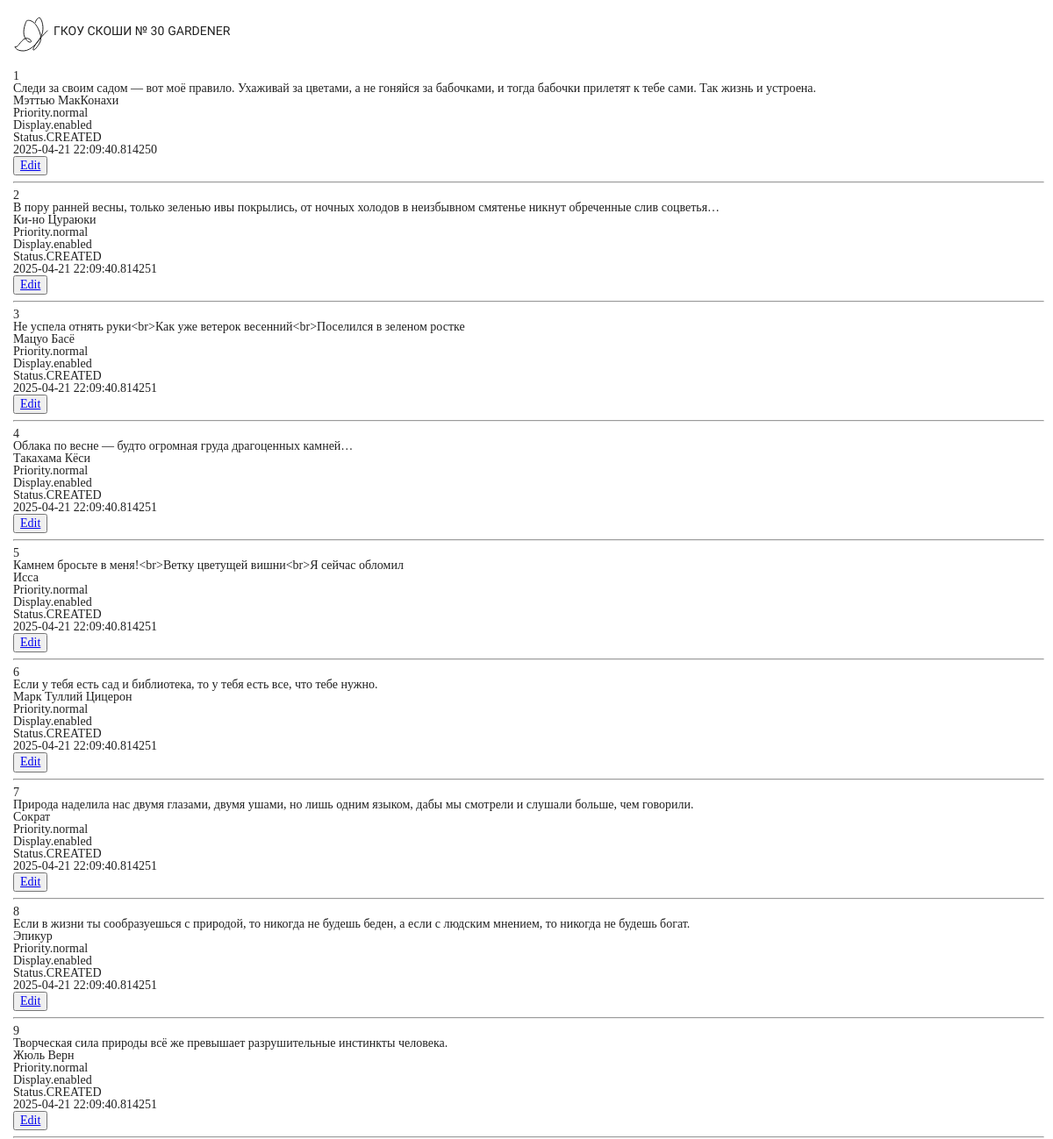
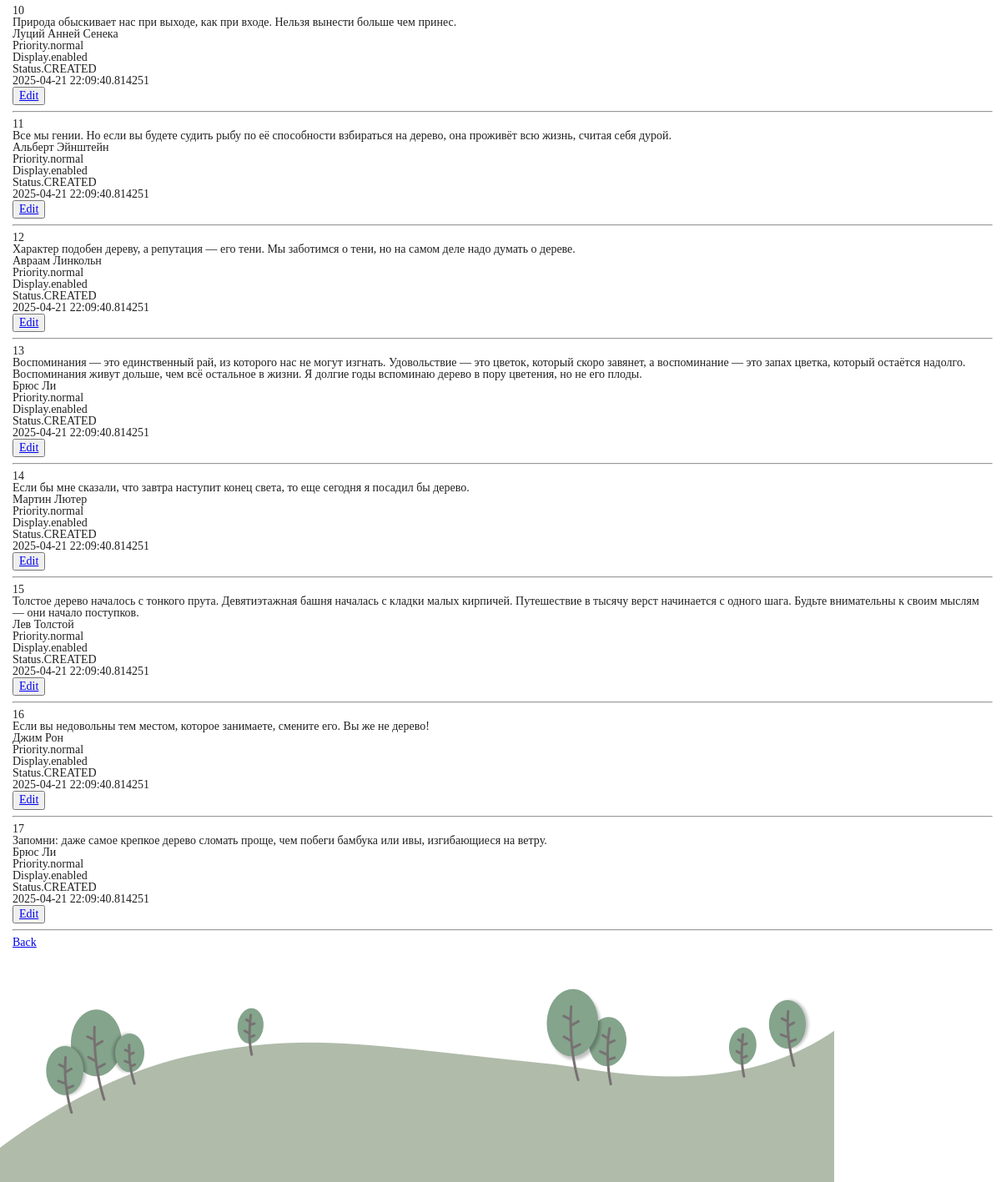
The page /admin/messages/ on the database its author committed (2 pictures, top to bottom).
### garden/models.py (models this page shows, shortened)
class Message(db.Model):
    __tablename__ = 'messages'
    id = db.Column(db.Integer, primary_key=True)
    text = db.Column(db.Text, unique=True, nullable=False)
    author = db.Column(db.String(100), nullable=False)
    priority = db.Column(db.Enum(Priority), nullable=False, default=Priority.low)
    display = db.Column(db.Enum(Display), nullable=False, default=Display.disabled)
    status = db.Column(db.Enum(Status), nullable=False, default=Status.CREATED)
    timestamp = db.Column(db.DateTime, default=datetime.now)

### garden/routes.py (the view)
@app.route('/admin/messages/')
def show_all_messages():
    messages = services.get_all_messages()
    return render_template('admin/messages.html', messages=messages, settings=settings)

### garden/services.py (called while the page is built)
def get_all_messages():
    return Message.query.all()

### garden/templates/admin/messages.html
{% extends 'admin_base.html' %}
{% block main %}
  {% for message in messages %}
    <p>{{ message.id }}</p>
    <p>{{ message.text }}</p>
    <p>{{ message.author }}</p>
    <p>{{ message.priority }}</p>
    <p>{{ message.display }}</p>
    <p>{{ message.status }}</p>
    <p>{{ message.timestamp }}</p>
    <button type="button">
      <a href="{{ url_for('edit_message', message_id=message.id) }}">Edit</a>
    </button>
    <hr>
  {% endfor %}
  <div class="btn-back">
    <a href="{{ url_for('open_admin_page') }}">Back</a>
  </div>
{% endblock %}

### garden/static/css/main.css (style rules this page uses)
body { padding-top: 10px; }

### rows shown on the page
Message: id "1", text "Следи за своим садом — вот моё правило. Ухаживай за цветами, а не гоняйся за бабочками, и тогда бабочки прилетят к тебе сами. Так жизнь и устроена.", author "Мэттью МакКонахи", priority "Priority.normal", display "Display.enabled", status "Status.CREATED", timestamp "2025-04-21 22:09:40.814250"
Message: id "2", text "В пору ранней весны, только зеленью ивы покрылись, от ночных холодов в неизбывном смятенье никнут обреченные слив соцветья…", author "Ки-но Цураюки", priority "Priority.normal", display "Display.enabled", status "Status.CREATED", timestamp "2025-04-21 22:09:40.814251"
Message: id "3", text "Не успела отнять руки<br>Как уже ветерок весенний<br>Поселился в зеленом ростке", author "Мацуо Басё", priority "Priority.normal", display "Display.enabled", status "Status.CREATED", timestamp "2025-04-21 22:09:40.814251"
Message: id "4", text "Облака по весне — будто огромная груда драгоценных камней…", author "Такахама Кёси", priority "Priority.normal", display "Display.enabled", status "Status.CREATED", timestamp "2025-04-21 22:09:40.814251"
Message: id "5", text "Камнем бросьте в меня!<br>Ветку цветущей вишни<br>Я сейчас обломил", author "Исса", priority "Priority.normal", display "Display.enabled", status "Status.CREATED", timestamp "2025-04-21 22:09:40.814251"
Message: id "6", text "Если у тебя есть сад и библиотека, то у тебя есть все, что тебе нужно.", author "Марк Туллий Цицерон", priority "Priority.normal", display "Display.enabled", status "Status.CREATED", timestamp "2025-04-21 22:09:40.814251"
Message: id "7", text "Природа наделила нас двумя глазами, двумя ушами, но лишь одним языком, дабы мы смотрели и слушали больше, чем говорили.", author "Сократ", priority "Priority.normal", display "Display.enabled", status "Status.CREATED", timestamp "2025-04-21 22:09:40.814251"
Message: id "8", text "Если в жизни ты сообразуешься с природой, то никогда не будешь беден, а если с людским мнением, то никогда не будешь богат.", author "Эпикур", priority "Priority.normal", display "Display.enabled", status "Status.CREATED", timestamp "2025-04-21 22:09:40.814251"
Message: id "9", text "Творческая сила природы всё же превышает разрушительные инстинкты человека.", author "Жюль Верн", priority "Priority.normal", display "Display.enabled", status "Status.CREATED", timestamp "2025-04-21 22:09:40.814251"
Message: id "10", text "Природа обыскивает нас при выходе, как при входе. Нельзя вынести больше чем принес.", author "Луций Анней Сенека", priority "Priority.normal", display "Display.enabled", status "Status.CREATED", timestamp "2025-04-21 22:09:40.814251"
Message: id "11", text "Все мы гении. Но если вы будете судить рыбу по её способности взбираться на дерево, она проживёт всю жизнь, считая себя дурой.", author "Альберт Эйнштейн", priority "Priority.normal", display "Display.enabled", status "Status.CREATED", timestamp "2025-04-21 22:09:40.814251"
Message: id "12", text "Характер подобен дереву, а репутация — его тени. Мы заботимся о тени, но на самом деле надо думать о дереве.", author "Авраам Линкольн", priority "Priority.normal", display "Display.enabled", status "Status.CREATED", timestamp "2025-04-21 22:09:40.814251"
Message: id "13", text "Воспоминания — это единственный рай, из которого нас не могут изгнать. Удовольствие — это цветок, который скоро завянет, а воспоминание — это запах цветка, который остаётся надолго. Воспоминания живут дольше, чем всё остальное в жизни. Я долгие годы вспоминаю дерево в пору цветения, но не его плоды.", author "Брюс Ли", priority "Priority.normal", display "Display.enabled", status "Status.CREATED", timestamp "2025-04-21 22:09:40.814251"
Message: id "14", text "Если бы мне сказали, что завтра наступит конец света, то еще сегодня я посадил бы дерево.", author "Мартин Лютер", priority "Priority.normal", display "Display.enabled", status "Status.CREATED", timestamp "2025-04-21 22:09:40.814251"
Message: id "15", text "Толстое дерево началось с тонкого прута. Девятиэтажная башня началась с кладки малых кирпичей. Путешествие в тысячу верст начинается с одного шага. Будьте внимательны к своим мыслям — они начало поступков.", author "Лев Толстой", priority "Priority.normal", display "Display.enabled", status "Status.CREATED", timestamp "2025-04-21 22:09:40.814251"
Message: id "16", text "Если вы недовольны тем местом, которое занимаете, смените его. Вы же не дерево!", author "Джим Рон", priority "Priority.normal", display "Display.enabled", status "Status.CREATED", timestamp "2025-04-21 22:09:40.814251"
Message: id "17", text "Запомни: даже самое крепкое дерево сломать проще, чем побеги бамбука или ивы, изгибающиеся на ветру.", author "Брюс Ли", priority "Priority.normal", display "Display.enabled", status "Status.CREATED", timestamp "2025-04-21 22:09:40.814251"

### other values the page prints
{{ settings['site_header'] }} "ГКОУ СКОШИ № 30"
{{ settings['admin_pages_name'] }} "GARDENER"
